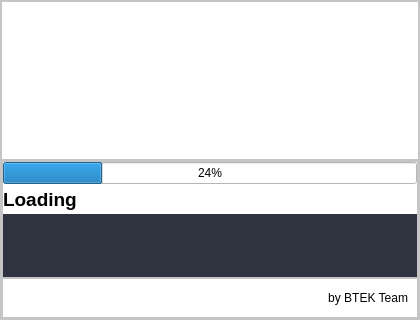
<?xml version="1.0" encoding="UTF-8"?>
<ui version="4.0">
 <class>Form</class>
 <widget class="QWidget" name="Form">
  <property name="geometry">
   <rect>
    <x>0</x>
    <y>0</y>
    <width>420</width>
    <height>320</height>
   </rect>
  </property>
  <property name="minimumSize">
   <size>
    <width>420</width>
    <height>320</height>
   </size>
  </property>
  <property name="windowTitle">
   <string>Form</string>
  </property>
  <layout class="QVBoxLayout" name="verticalLayout_3">
   <property name="spacing">
    <number>0</number>
   </property>
   <property name="leftMargin">
    <number>0</number>
   </property>
   <property name="topMargin">
    <number>0</number>
   </property>
   <property name="rightMargin">
    <number>0</number>
   </property>
   <property name="bottomMargin">
    <number>0</number>
   </property>
   <item>
    <widget class="QFrame" name="CertainFrame">
     <property name="minimumSize">
      <size>
       <width>400</width>
       <height>300</height>
      </size>
     </property>
     <property name="styleSheet">
      <string notr="true">background-color: rgb(255, 255, 255);</string>
     </property>
     <property name="frameShape">
      <enum>QFrame::StyledPanel</enum>
     </property>
     <property name="frameShadow">
      <enum>QFrame::Raised</enum>
     </property>
     <layout class="QVBoxLayout" name="verticalLayout">
      <property name="spacing">
       <number>0</number>
      </property>
      <property name="leftMargin">
       <number>0</number>
      </property>
      <property name="topMargin">
       <number>0</number>
      </property>
      <property name="rightMargin">
       <number>0</number>
      </property>
      <property name="bottomMargin">
       <number>0</number>
      </property>
      <item>
       <widget class="QFrame" name="frame_AppName">
        <property name="frameShape">
         <enum>QFrame::StyledPanel</enum>
        </property>
        <property name="frameShadow">
         <enum>QFrame::Raised</enum>
        </property>
        <layout class="QVBoxLayout" name="verticalLayout_2">
         <property name="spacing">
          <number>0</number>
         </property>
         <property name="leftMargin">
          <number>0</number>
         </property>
         <property name="topMargin">
          <number>0</number>
         </property>
         <property name="rightMargin">
          <number>0</number>
         </property>
         <property name="bottomMargin">
          <number>0</number>
         </property>
         <item>
          <widget class="QLabel" name="label_AppName">
           <property name="sizePolicy">
            <sizepolicy hsizetype="Expanding" vsizetype="Preferred">
             <horstretch>0</horstretch>
             <verstretch>0</verstretch>
            </sizepolicy>
           </property>
           <property name="maximumSize">
            <size>
             <width>16777215</width>
             <height>150</height>
            </size>
           </property>
           <property name="text">
            <string/>
           </property>
           <property name="pixmap">
            <pixmap resource="../resource.qrc">:/asset/asset/bdoctor.png</pixmap>
           </property>
           <property name="scaledContents">
            <bool>true</bool>
           </property>
           <property name="alignment">
            <set>Qt::AlignCenter</set>
           </property>
          </widget>
         </item>
        </layout>
       </widget>
      </item>
      <item>
       <widget class="QFrame" name="frame_SignInInfor">
        <property name="frameShape">
         <enum>QFrame::StyledPanel</enum>
        </property>
        <property name="frameShadow">
         <enum>QFrame::Raised</enum>
        </property>
        <layout class="QVBoxLayout" name="verticalLayout_4">
         <property name="spacing">
          <number>0</number>
         </property>
         <property name="leftMargin">
          <number>0</number>
         </property>
         <property name="topMargin">
          <number>0</number>
         </property>
         <property name="rightMargin">
          <number>0</number>
         </property>
         <property name="bottomMargin">
          <number>0</number>
         </property>
         <item>
          <widget class="QFrame" name="frame">
           <property name="frameShape">
            <enum>QFrame::StyledPanel</enum>
           </property>
           <property name="frameShadow">
            <enum>QFrame::Raised</enum>
           </property>
           <layout class="QVBoxLayout" name="verticalLayout_5">
            <property name="spacing">
             <number>0</number>
            </property>
            <property name="leftMargin">
             <number>0</number>
            </property>
            <property name="topMargin">
             <number>0</number>
            </property>
            <property name="rightMargin">
             <number>0</number>
            </property>
            <property name="bottomMargin">
             <number>0</number>
            </property>
            <item>
             <widget class="QProgressBar" name="loading_ProgressBar">
              <property name="font">
               <font>
                <family>Segoe UI</family>
               </font>
              </property>
              <property name="value">
               <number>24</number>
              </property>
             </widget>
            </item>
            <item>
             <widget class="QLabel" name="loading_lbTitle">
              <property name="minimumSize">
               <size>
                <width>0</width>
                <height>20</height>
               </size>
              </property>
              <property name="maximumSize">
               <size>
                <width>16777215</width>
                <height>30</height>
               </size>
              </property>
              <property name="font">
               <font>
                <family>Segoe UI</family>
                <pointsize>14</pointsize>
                <weight>75</weight>
                <bold>true</bold>
               </font>
              </property>
              <property name="text">
               <string>Loading</string>
              </property>
              <property name="alignment">
               <set>Qt::AlignLeading|Qt::AlignLeft|Qt::AlignVCenter</set>
              </property>
             </widget>
            </item>
            <item>
             <widget class="QLabel" name="loading_lbProcess">
              <property name="font">
               <font>
                <family>Segoe UI</family>
               </font>
              </property>
              <property name="styleSheet">
               <string notr="true">background-color: rgb(46, 51, 63);
color: rgb(255, 255, 255);</string>
              </property>
              <property name="text">
               <string/>
              </property>
              <property name="alignment">
               <set>Qt::AlignLeading|Qt::AlignLeft|Qt::AlignTop</set>
              </property>
             </widget>
            </item>
           </layout>
          </widget>
         </item>
         <item>
          <widget class="QFrame" name="frame_DevTeam">
           <property name="maximumSize">
            <size>
             <width>16777215</width>
             <height>40</height>
            </size>
           </property>
           <property name="frameShape">
            <enum>QFrame::StyledPanel</enum>
           </property>
           <property name="frameShadow">
            <enum>QFrame::Raised</enum>
           </property>
           <layout class="QVBoxLayout" name="verticalLayout_7">
            <item>
             <widget class="QLabel" name="label_BTEKTeam">
              <property name="text">
               <string>by BTEK Team</string>
              </property>
              <property name="alignment">
               <set>Qt::AlignRight|Qt::AlignTrailing|Qt::AlignVCenter</set>
              </property>
             </widget>
            </item>
           </layout>
          </widget>
         </item>
        </layout>
       </widget>
      </item>
     </layout>
    </widget>
   </item>
  </layout>
 </widget>
 <resources>
  <include location="../resource.qrc"/>
  <include location="../resource.qrc"/>
 </resources>
 <connections/>
</ui>
